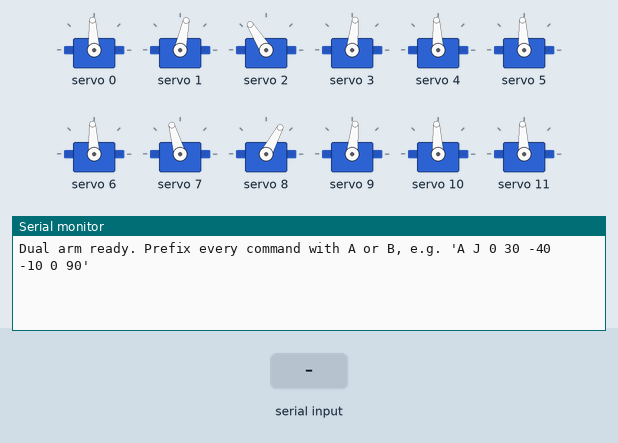
Bench run of a sketch on a simulated ESP32. Shown: 12 × servo, the last lines printed to the serial monitor. Inputs (shaded band) come from the test bench.

Above: at 1.5 s.
1.6 s: "A\n" received over Serial
At 2.2 s:
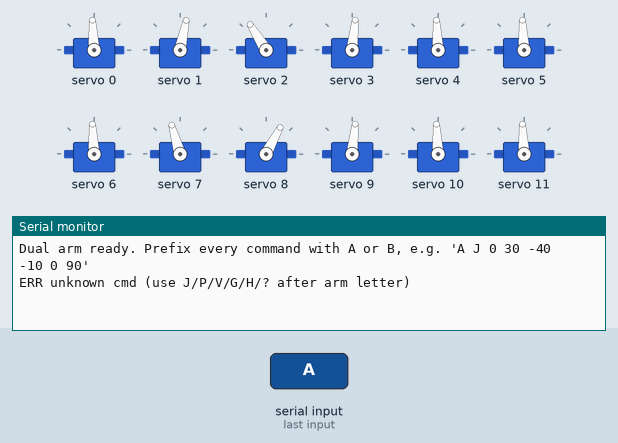
3.1 s: "J\n" received over Serial
At 4.4 s:
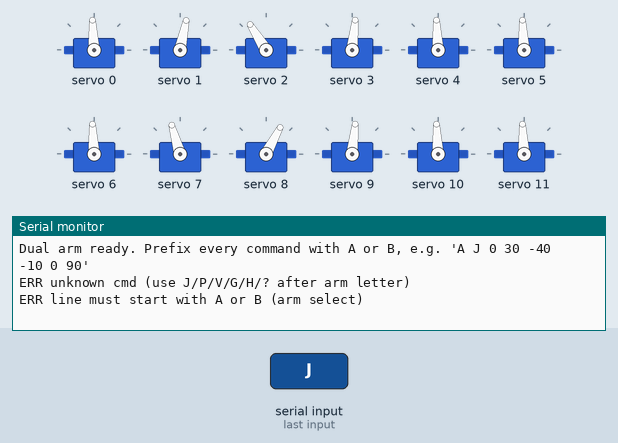

Measured:
- after the input at 1.6 s, the serial monitor: prints a new line at once (image 1)
- after the input at 3.1 s, the serial monitor: prints a new line at once (image 2)

The sketch:

arm_kinematics_control_dual.ino
```cpp
/*
  5-DOF Robotic Arm — DUAL ARM, SHARED BOARD variant
  One ESP32 + one PCA9685 (16 channels) driving TWO arms:
    Arm A -> PCA9685 channels 0-5
    Arm B -> PCA9685 channels 6-11

  This is the same FK/IK model as arm_kinematics_control.ino, just
  duplicated per-arm (own link lengths, own servo calibration, own
  current/target angle state) and addressed over one serial port by
  prefixing every command with the arm letter.

  Use this file INSTEAD OF arm_kinematics_control.ino when both arms
  are wired to the same board. If your two arms are on two separate
  ESP32+PCA9685 sets, flash each board with the plain single-arm
  arm_kinematics_control.ino instead — the console GUI talks to each
  board over its own serial port in that case.

  SERIAL PROTOCOL (115200 baud, newline-terminated ASCII):
    <arm> J t1 t2 t3 t4 t5 grip   -> move that arm to joint angles (deg), grip 0-180
    <arm> P x y z psi grip        -> move that arm to Cartesian pose (mm, deg) via IK, elbow-up
    <arm> V x y z                 -> "vision" pose, fixed approach psi
    <arm> H                       -> home that arm
    <arm> G n                     -> set that arm's gripper opening, n = 0..180
    <arm> ?                       -> print that arm's current joint angles + pose

  <arm> is 'A' or 'B' (case-insensitive). Example: "A J 0 30 -40 -10 0 90"

  TODO before running on hardware:
    - MEASURE_YOUR_ARM: fill in LINK_A / LINK_B below (each arm can differ)
    - Fill in SERVO_CAL[] pulse/angle calibration for all 12 channels
    - If a shoulder/elbow is mounted mirrored on either arm, set that
      channel's `invert` to true — do NOT change the FK/IK math for this.
    - Confirm the channel map / offsets match your wiring
*/

#include <Wire.h>
#include <Adafruit_PWMServoDriver.h>

Adafruit_PWMServoDriver pwm = Adafruit_PWMServoDriver(0x40);

// ---------------------------------------------------------------------
// LINK LENGTHS (mm) per arm — MEASURE_YOUR_ARM
// ---------------------------------------------------------------------
struct LinkConfig {
  float L0, A, B, L1, L2, L34;
};
LinkConfig LINK_A = { 75.0, 14.0, 12.0, 102.0, 130.0, 173.0 };
LinkConfig LINK_B = { 75.0, 14.0, 12.0, 102.0, 130.0, 173.0 };

// ---------------------------------------------------------------------
// CHANNEL MAP — Arm A on 0-5, Arm B on 6-11 (confirm against your wiring)
// ---------------------------------------------------------------------
const uint8_t OFFSET_A = 0;
const uint8_t OFFSET_B = 6;
// within each 6-channel bank: 0=base 1=shoulder 2=elbow 3=wrist 4=roll 5=grip

// ---------------------------------------------------------------------
// PER-SERVO CALIBRATION, 12 channels (0-5 = Arm A, 6-11 = Arm B)
// ---------------------------------------------------------------------
struct ServoCal {
  uint16_t pulseAt0;
  uint16_t pulseAt180;
  float angleMin;
  float angleMax;
  bool invert;
  float zeroOffset;
};

ServoCal SERVO_CAL[12] = {
  // ---- Arm A (channels 0-5) ----
  /* base    */ {102, 512, -150, 150, false, 0.0},
  /* shoulder*/ {102, 512,  -90, 120, true,  0.0},  // invert if mirrored on your build
  /* elbow   */ {102, 512, -130, 130, true,  0.0},  // invert if mirrored on your build
  /* wrist   */ {102, 512, -120, 120, false, 0.0},
  /* roll    */ {102, 512, -180, 180, false, 0.0},
  /* grip    */ {102, 512,    0, 180, false, 0.0},
  // ---- Arm B (channels 6-11) ----
  /* base    */ {102, 512, -150, 150, false, 0.0},
  /* shoulder*/ {102, 512,  -90, 120, false, 0.0},  // set per this arm's own mounting
  /* elbow   */ {102, 512, -130, 130, false, 0.0},  // set per this arm's own mounting
  /* wrist   */ {102, 512, -120, 120, false, 0.0},
  /* roll    */ {102, 512, -180, 180, false, 0.0},
  /* grip    */ {102, 512,    0, 180, false, 0.0},
};

// ---------------------------------------------------------------------
const float EMA_ALPHA = 0.15;
const float DEAD_ZONE_DEG = 0.15;
const unsigned long SERVO_UPDATE_MS = 20;

float currentAngle[12] = {0,30,-40,-10,0,90, 0,30,-40,-10,0,90};
float targetAngle[12]  = {0,30,-40,-10,0,90, 0,30,-40,-10,0,90};
unsigned long lastUpdate = 0;

// ---------------------------------------------------------------------
struct Pose { float Px, Py, Pz, psi; };

Pose forwardKinematics(float t1, float t2, float t3, float t4, LinkConfig &L) {
  float t1r = radians(t1), t2r = radians(t2), t3r = radians(t3), t4r = radians(t4);
  float sum23 = t2r + t3r, sum234 = t2r + t3r + t4r;
  float r = L.B + L.L1*cos(t2r) + L.L2*cos(sum23) + L.L34*cos(sum234);
  float z = L.L0 + L.A + L.L1*sin(t2r) + L.L2*sin(sum23) + L.L34*sin(sum234);
  Pose p; p.Px = r*cos(t1r); p.Py = r*sin(t1r); p.Pz = z; p.psi = t2+t3+t4;
  return p;
}

bool inverseKinematics(float Px, float Py, float Pz, float psiDeg, int elbowSign, LinkConfig &L, float out[4]) {
  float t1 = degrees(atan2(Py, Px));
  float rr = sqrt(Px*Px + Py*Py) - L.B;
  float zz = Pz - L.L0 - L.A;
  float psir = radians(psiDeg);
  float Wr = rr - L.L34*cos(psir);
  float Wz = zz - L.L34*sin(psir);
  float L1 = L.L1, L2 = L.L2;
  float D = (Wr*Wr + Wz*Wz - L1*L1 - L2*L2) / (2.0*L1*L2);
  bool reachable = (D >= -1.0 && D <= 1.0);
  if (D > 1.0) D = 1.0; if (D < -1.0) D = -1.0;
  float t3r = atan2(elbowSign*sqrt(1.0-D*D), D);
  float t2r = atan2(Wz, Wr) - atan2(L2*sin(t3r), L1+L2*cos(t3r));
  float t2 = degrees(t2r), t3 = degrees(t3r);
  float t4 = psiDeg - t2 - t3;
  out[0]=t1; out[1]=t2; out[2]=t3; out[3]=t4;
  return reachable;
}

// ---------------------------------------------------------------------
uint16_t angleToPulse(uint8_t ch, float angleDeg) {
  ServoCal &c = SERVO_CAL[ch];
  float a = constrain(angleDeg, c.angleMin, c.angleMax);
  float a180 = a - c.angleMin;
  float span = c.angleMax - c.angleMin;
  float frac = (span > 0.001) ? (a180/span) : 0.0;
  if (c.invert) frac = 1.0 - frac;
  return c.pulseAt0 + (uint16_t)(frac * (c.pulseAt180 - c.pulseAt0));
}

void writeServo(uint8_t ch, float angleDeg) {
  pwm.setPWM(ch, 0, angleToPulse(ch, angleDeg));
}

void setTargetsForArm(uint8_t off, float t1, float t2, float t3, float t4, float t5, float grip) {
  float v[6] = {t1,t2,t3,t4,t5,grip};
  for (int i = 0; i < 6; i++) {
    targetAngle[off+i] = constrain(v[i], SERVO_CAL[off+i].angleMin, SERVO_CAL[off+i].angleMax);
  }
}

void serviceServos() {
  unsigned long now = millis();
  if (now - lastUpdate < SERVO_UPDATE_MS) return;
  lastUpdate = now;
  for (int i = 0; i < 12; i++) {
    float diff = targetAngle[i] - currentAngle[i];
    if (fabs(diff) < DEAD_ZONE_DEG) currentAngle[i] = targetAngle[i];
    else currentAngle[i] += diff * EMA_ALPHA;
    writeServo(i, currentAngle[i]);
  }
}

// ---------------------------------------------------------------------
char lineBuf[96];
uint8_t lineLen = 0;

void handleLine(char *line) {
  char *p = line;
  while (*p == ' ') p++;

  char armCh = *p; p++;
  uint8_t off; LinkConfig *L;
  if (armCh == 'A' || armCh == 'a') { off = OFFSET_A; L = &LINK_A; }
  else if (armCh == 'B' || armCh == 'b') { off = OFFSET_B; L = &LINK_B; }
  else { Serial.println("ERR line must start with A or B (arm select)"); return; }

  while (*p == ' ') p++;
  char cmd = *p; p++;

  if (cmd == 'J' || cmd == 'j') {
    float v[6];
    for (int i = 0; i < 6; i++) v[i] = strtod(p, &p);
    setTargetsForArm(off, v[0], v[1], v[2], v[3], v[4], v[5]);
    Serial.print("OK "); Serial.print(armCh); Serial.println(" J");

  } else if (cmd == 'P' || cmd == 'p') {
    float x=strtod(p,&p), y=strtod(p,&p), z=strtod(p,&p), psi=strtod(p,&p), grip=strtod(p,&p);
    float out[4];
    bool ok = inverseKinematics(x, y, z, psi, 1, *L, out);
    setTargetsForArm(off, out[0], out[1], out[2], out[3], currentAngle[off+4], grip);
    Serial.print(ok ? "OK " : "WARN unreachable, clamped "); Serial.print(armCh); Serial.println(" P");

  } else if (cmd == 'V' || cmd == 'v') {
    const float APPROACH_PSI = -90.0;
    float x=strtod(p,&p), y=strtod(p,&p), z=strtod(p,&p);
    float out[4];
    bool ok = inverseKinematics(x, y, z, APPROACH_PSI, 1, *L, out);
    setTargetsForArm(off, out[0], out[1], out[2], out[3], currentAngle[off+4], currentAngle[off+5]);
    Serial.print(ok ? "OK " : "WARN unreachable, clamped "); Serial.print(armCh); Serial.println(" V");

  } else if (cmd == 'G' || cmd == 'g') {
    float g = strtod(p, &p);
    targetAngle[off+5] = constrain(g, SERVO_CAL[off+5].angleMin, SERVO_CAL[off+5].angleMax);
    Serial.print("OK "); Serial.print(armCh); Serial.println(" G");

  } else if (cmd == 'H' || cmd == 'h') {
    setTargetsForArm(off, 0, 30, -40, -10, 0, 90);
    Serial.print("OK "); Serial.print(armCh); Serial.println(" H");

  } else if (cmd == '?') {
    Pose pose = forwardKinematics(currentAngle[off+0], currentAngle[off+1], currentAngle[off+2], currentAngle[off+3], *L);
    Serial.print(armCh); Serial.print(" theta: ");
    for (int i = 0; i < 6; i++) { Serial.print(currentAngle[off+i]); Serial.print(' '); }
    Serial.print(" | pose: ");
    Serial.print(pose.Px); Serial.print(' '); Serial.print(pose.Py); Serial.print(' ');
    Serial.print(pose.Pz); Serial.print(' '); Serial.println(pose.psi);

  } else {
    Serial.println("ERR unknown cmd (use J/P/V/G/H/? after arm letter)");
  }
}

void pollSerial() {
  while (Serial.available()) {
    char c = Serial.read();
    if (c == '\n' || c == '\r') {
      if (lineLen > 0) { lineBuf[lineLen] = '\0'; handleLine(lineBuf); lineLen = 0; }
    } else if (lineLen < sizeof(lineBuf) - 1) {
      lineBuf[lineLen++] = c;
    }
  }
}

// ---------------------------------------------------------------------
void setup() {
  Serial.begin(115200);
  Wire.begin();
  pwm.begin();
  pwm.setPWMFreq(50);
  delay(300);

  setTargetsForArm(OFFSET_A, 0, 30, -40, -10, 0, 90);
  setTargetsForArm(OFFSET_B, 0, 30, -40, -10, 0, 90);
  for (int i = 0; i < 12; i++) currentAngle[i] = targetAngle[i];
  for (int i = 0; i < 12; i++) writeServo(i, currentAngle[i]);

  Serial.println("Dual arm ready. Prefix every command with A or B, e.g. 'A J 0 30 -40 -10 0 90'");
}

void loop() {
  pollSerial();
  serviceServos();
}
```
